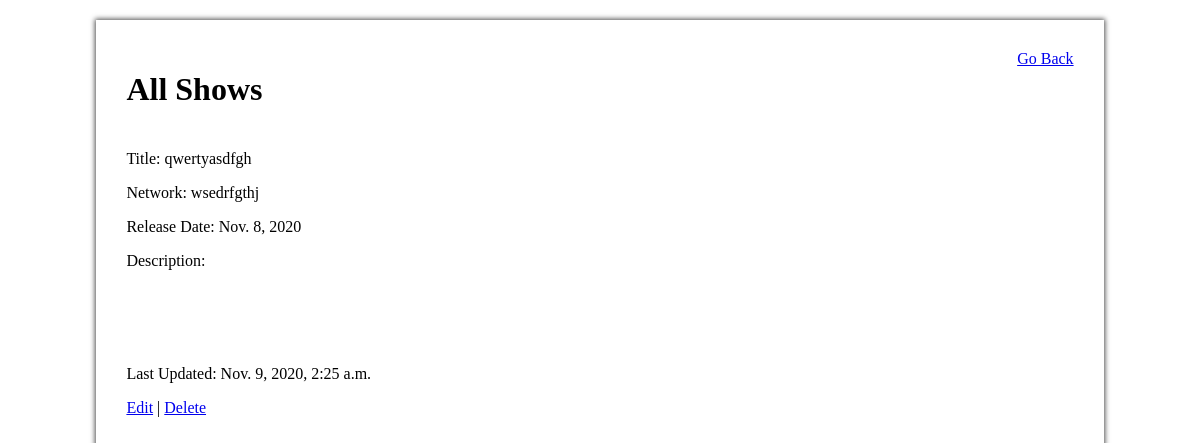
Page /shows/21 on the earlier database version.
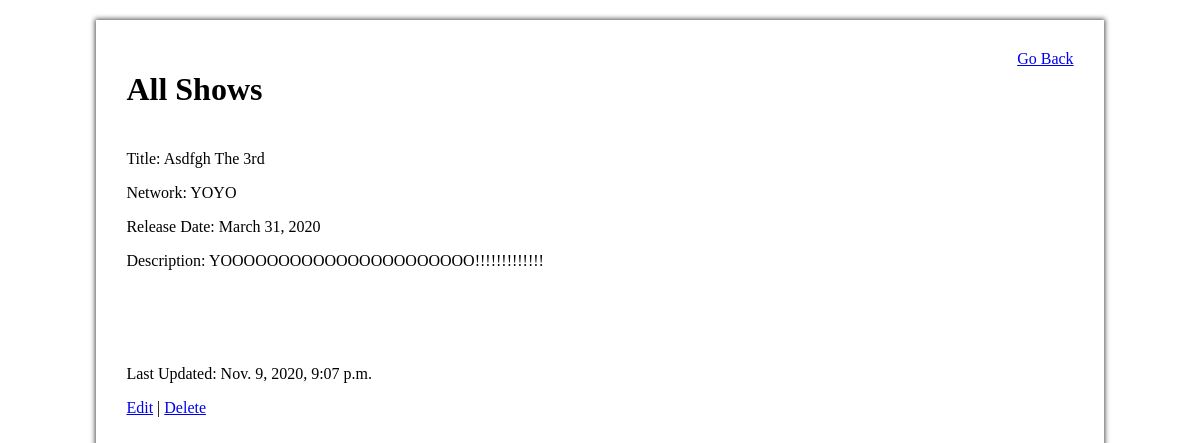
Same page on the later database version.
### tv_app/models.py (models this page shows)
class Show(models.Model):
    title = models.CharField(max_length=30)
    network = models.CharField(max_length=30)
    release = models.DateField(auto_now=False, auto_now_add=False, null=True)
    desc = models.TextField(null=True)
    create_at = models.DateTimeField(auto_now_add=True)
    update_at = models.DateTimeField(auto_now=True)
    objects = ShowManager()

### tv_app/views.py (the view)
# urls.py: path('shows/<int:num>', views.showShow),
def showShow(request, num):
    context = {
        'show': Show.objects.get(id=num)
    }
    return render(request, 'showShow.html', context)

### tv_app/templates/showShow.html (shortened to what this page needs)
<!DOCTYPE html>
<html lang="en">
<head>
    {% load static %}
    <link rel="stylesheet" type="text/css" href="{% static 'showShow.css' %}">
</head>
<body>
    <div id="Box">
        <div class="titleBox">
            <h1>All Shows</h1>
            <a href="/shows">Go Back</a>
        </div>
        <div class="content">
            <p>Title: {{ show.title }}</p>
            <p>Network: {{ show.network }}</p>
            <p>Release Date: {{ show.release }}</p>
            <p>Description: {{ show.desc }}</p>
        </div>
        <div class="update">
            <p>Last Updated: {{ show.update_at }}</p>
        </div>
        <div>
            <a href="/shows/{{ show.id }}/edit">Edit</a> | <a href="/shows/{{ show.id }}/delete">Delete</a>
        </div>
    </div>
</body>
</html>

Differences in the rows shown:
changed Show: title "qwertyasdfgh" → "Asdfgh The 3rd"; network "wsedrfgthj" → "YOYO"; release "Nov. 8, 2020" → "March 31, 2020"; desc (not shown) → "YOOOOOOOOOOOOOOOOOOOOOO!!!!!!!!!!!!!"; update_at "Nov. 9, 2020, 2:25 a.m." → "Nov. 9, 2020, 9:07 p.m."
